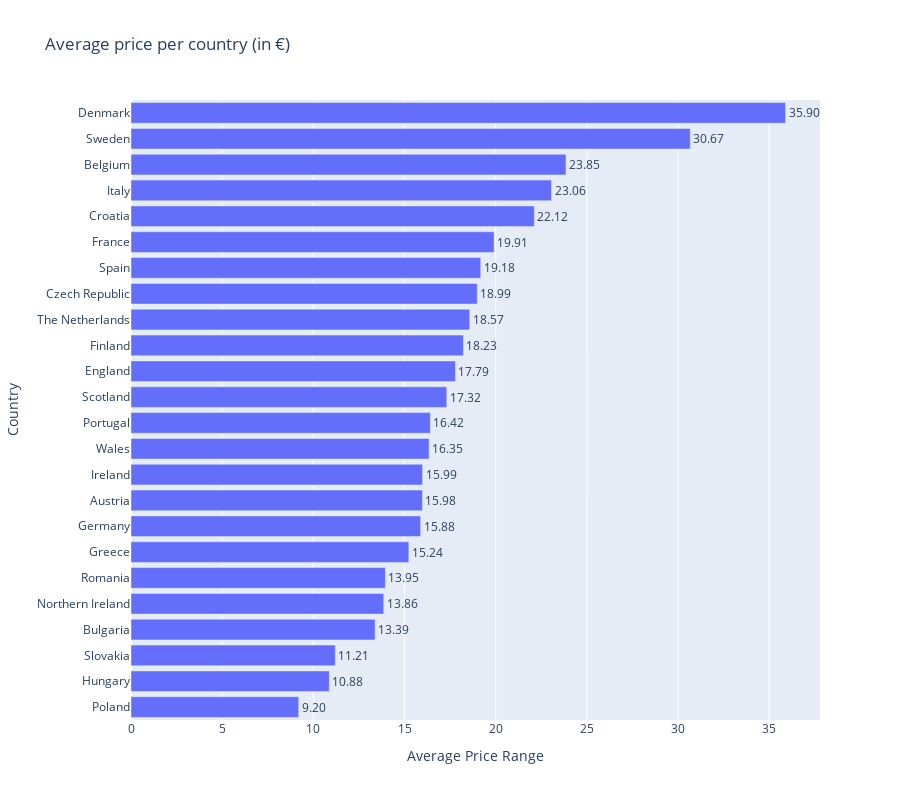

Here is the notebook cell this chart was saved with:
### Code cell
# Calculate the average price per country
df_avg_price = df.groupby("country")["mean_price"].mean().reset_index()

# Rename columns for clarity
df_avg_price.columns = ["country", "mean_price"]

# Sort by average price in descending order
df_avg_price = df_avg_price.sort_values("mean_price", ascending=True)

# Display the result
df_avg_price

fig = px.bar(
    df_avg_price,
    x="mean_price",
    y="country",
    title="Average price per country (in €)",
    labels={"mean_price": "Average Price Range", "country": "Country"},
    text="mean_price",
    height=800
)

fig.update_traces(texttemplate='%{text:.2f}', textposition='outside')
fig.show()

### Figure 1 — Plotly figure (JSON) as saved in the notebook; plotly's stock layout.template omitted (floating-point values rounded to 4 significant figures)
{"data": [{"alignmentgroup": "True", "hovertemplate": "Average Price Range=%{text}<br>Country=%{y}<extra></extra>", "legendgroup": "", "marker": {"color": "#636efa", "pattern": {"shape": ""}}, "name": "", "offsetgroup": "", "orientation": "h", "showlegend": false, "text": [9.196, 10.88, 11.21, 13.39, 13.86, 13.95, 15.24, 15.88, 15.98, 15.99, 16.35, 16.42, 17.32, 17.79, 18.23, 18.57, 18.99, 19.18, 19.91, 22.12, 23.06, 23.85, 30.67, 35.9], "textposition": "outside", "texttemplate": "%{text:.2f}", "type": "bar", "x": [9.196, 10.88, 11.21, 13.39, 13.86, 13.95, 15.24, 15.88, 15.98, 15.99, 16.35, 16.42, 17.32, 17.79, 18.23, 18.57, 18.99, 19.18, 19.91, 22.12, 23.06, 23.85, 30.67, 35.9], "xaxis": "x", "y": ["Poland", "Hungary", "Slovakia", "Bulgaria", "Northern Ireland", "Romania", "Greece", "Germany", "Austria", "Ireland", "Wales", "Portugal", "Scotland", "England", "Finland", "The Netherlands", "Czech Republic", "Spain", "France", "Croatia", "Italy", "Belgium", "Sweden", "Denmark"], "yaxis": "y"}], "layout": {"barmode": "relative", "height": 800, "legend": {"tracegroupgap": 0}, "title": {"text": "Average price per country (in €)"}, "xaxis": {"anchor": "y", "domain": [0, 1], "title": {"text": "Average Price Range"}}, "yaxis": {"anchor": "x", "domain": [0, 1], "title": {"text": "Country"}}}}
